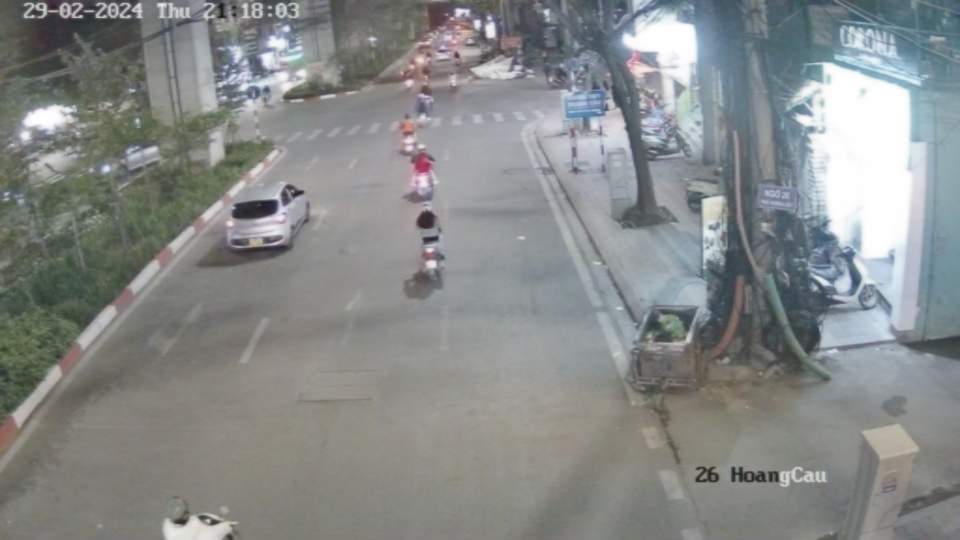
#> input picture shadow_remove/sample/19-iamges_ed/frame_1.png, 1920 x 1080 px (shown at 1/2 size); its folder holds only this picture in this run
$ python main.py   (older library calls are emulated)
#> lines starting #> are read from the running program, lines starting #| are printed output that depends on the picture
#> in main, origin_image is the input picture: shape (1080, 1920, 3); mean B, G, R 137, 137.7, 134.6
### shadow_remove/src/shadow.py
import cv2
import numpy as np


def shadow(origin_image, window_size):
#> called with window_size = 15
    S = []
    if len(origin_image.shape) == 3:
        for ch in range(len(origin_image.shape)):
            kernel = np.ones((window_size, window_size), np.uint8)
            min_image = cv2.erode(origin_image[:, :, ch], kernel)
            S.append(int(min_image.min()))
#> this loop made 3 passes
#> pass 1, in shadow, `min_image = cv2.erode(origin_image[:, :, ch], kernel)`:
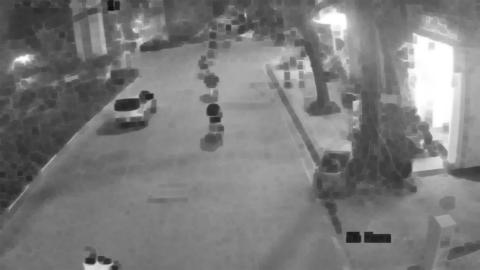
#> min_image: shape (1080, 1920) (shown at 1/4 size); min 17, max 255, mean 123
#> pass 3, in shadow, `min_image = cv2.erode(origin_image[:, :, ch], kernel)`:
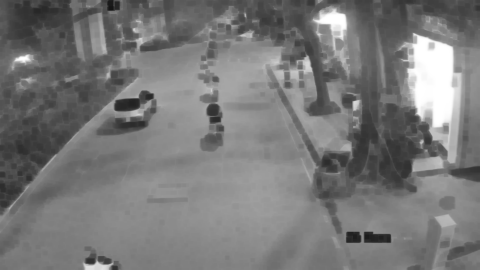
#> min_image: shape (1080, 1920) (shown at 1/4 size); min 21, max 255, mean 120.2
#> after the loop, S = [17, 21, 21]
    else:
        kernel = np.ones((window_size, window_size), np.uint8)
        min_image = cv2.erode(origin_image, kernel)
        S.append(int(min_image.min()))
    return S

### shadow_remove/src/shadow_remove.py
import cv2 as cv
import numpy as np
from src.boundary_constraint import boundary_constraint
from src.contextual_regularization import contextual_regularization
from src.atmospheric_scattering_model import atmospheric_scattering_model
from src.shadow import shadow
from libs.gf import guided_filter
from libs.fast_bilateral_solver.smothing import smoothing
from settings import SHADOW_REMOVE


class ShadowRemove:
    def __init__(self):
        self.window_size = SHADOW_REMOVE.get("WINDOW_SIZE")
        self.C0 = SHADOW_REMOVE.get("C0")
        self.C1 = SHADOW_REMOVE.get("C1")
        self.regularize_lambda = SHADOW_REMOVE.get("REGULARIZE_LAMBDA")
        self.sigma = SHADOW_REMOVE.get("SIGMA")
        self.delta = SHADOW_REMOVE.get("DELTA")
        self.epsilon = SHADOW_REMOVE.get("EPSILON")
        self.origin_image = None
        self.shadow_remove_image = None
        self.shadow = None
        self.trans = None
        self.Transmission = None

    def start(self, use_cont_regula=True, resize=None, filter_type="fbs"):
        if resize is not None:
            self.origin_image = cv.resize(self.origin_image, resize)
        self.shadow = shadow(self.origin_image, self.window_size)
#> self.shadow = [17, 21, 21]
        self.trans = boundary_constraint(self.origin_image, self.shadow, self.C0, self.C1, self.window_size)
        if use_cont_regula:
            if filter_type == "cr":
                self.Transmission = contextual_regularization(self.origin_image, self.trans, self.regularize_lambda,
                                                              self.sigma)
            elif filter_type == "guided_filter":
                self.Transmission = guided_filter(self.trans, self.trans, r=SHADOW_REMOVE.get("FILTER_R"),
                                                  eps=SHADOW_REMOVE.get("FILTER_EPS"))
            elif filter_type == "fbs":
                ref_img = np.array(list(map(lambda i: list(map(lambda j: [j], i)), self.trans)))
                new_trans = smoothing(
                    ref_img=ref_img,
                    lambd=SHADOW_REMOVE.get("FILTER_LAMBDA"), sigma_xy=SHADOW_REMOVE.get("FILTER_SIGMA_XY"),
                    sigma_l=SHADOW_REMOVE.get("FILTER_SIGMA_L"),
                    sigma_s=None, sigma_r=None
                )
                self.Transmission = new_trans.reshape(new_trans.shape[:2])

    def run(self):
        if self.Transmission is not None:
            self.shadow_remove_image = atmospheric_scattering_model(
                self.origin_image, self.Transmission, self.shadow, self.delta, self.epsilon)
        else:
            self.shadow_remove_image = atmospheric_scattering_model(
                self.origin_image, self.trans, self.shadow, self.delta, self.epsilon)

    # [19 lines left out: functions show, write, write_trans, not called in this run]

### shadow_remove/src/boundary_constraint.py
import cv2
import numpy as np


def boundary_constraint(origin_image, shadow, C0, C1, window_size):
#> called with C0 = -10, C1 = 255, window_size = 15
    if len(origin_image.shape) == 3:

        t_b = np.maximum((shadow[0] - origin_image[:, :, 0].astype(np.float)) / (shadow[0] - C0),
                         (shadow[0] - origin_image[:, :, 0].astype(np.float)) / (shadow[0] - C1))
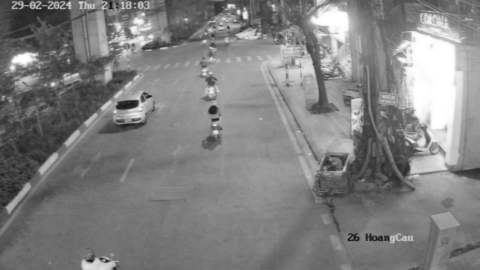
#> t_b: shape (1080, 1920) float64 (shown at 1/4 size); min 0, max 1, mean 0.504
        t_g = np.maximum((shadow[1] - origin_image[:, :, 1].astype(np.float)) / (shadow[1] - C0),
                         (shadow[1] - origin_image[:, :, 1].astype(np.float)) / (shadow[1] - C1))
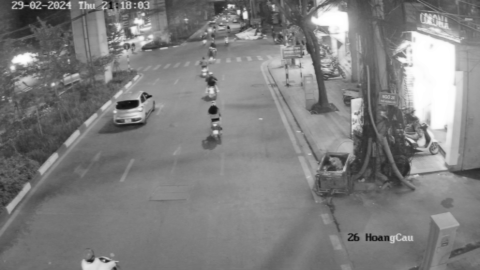
#> t_g: shape (1080, 1920) float64 (shown at 1/4 size); min 0, max 1, mean 0.499
        t_r = np.maximum((shadow[2] - origin_image[:, :, 2].astype(np.float)) / (shadow[2] - C0),
                         (shadow[2] - origin_image[:, :, 2].astype(np.float)) / (shadow[2] - C1))
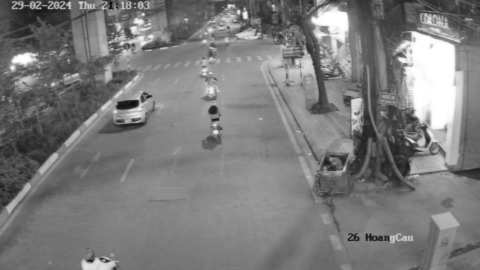
#> t_r: shape (1080, 1920) float64 (shown at 1/4 size); min 0, max 1, mean 0.485

        max_value = np.maximum(np.maximum(t_b, t_g), t_r)

        transmission = np.minimum(max_value, 1)
    else:
        transmission = np.maximum((shadow[0] - origin_image.astype(np.float)) / (shadow[0] - C0),
                                  (shadow[0] - origin_image.astype(np.float)) / (shadow[0] - C1))
        transmission = np.minimum(transmission, 1)

    kernel = np.ones((window_size, window_size), np.float)
    transmission = cv2.morphologyEx(transmission, cv2.MORPH_CLOSE, kernel=kernel)
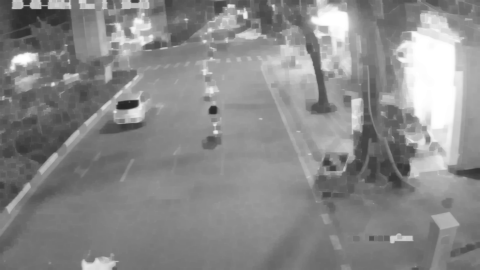
#> transmission: shape (1080, 1920) float64 (shown at 1/4 size); min 0.151, max 1, mean 0.54
    return transmission

### shadow_remove/libs/fast_bilateral_solver/FastBilateralSolver.py
import numpy as np
import scipy.sparse as sparse

# Progress bar
from tqdm import tqdm

from libs.fast_bilateral_solver.utils \
    import get_vertex_from_coord, get_coord_from_vertex, build_pyramid, build_P, build_z_weight


class BilateralGrid:

    def __init__(self, ref_img, sigma):
        """Initialize a bilateral grid with a reference image and a standard deviation vector."""
        self.ref_img = ref_img
        self.sigma = sigma

        self.compute_everything()

    def compute_everything(self):
        """Perform all computations necessary for the fast bilateral solver."""
        self.compute_useful_stuff()
        self.compute_splat()
        self.compute_blur()
        self.compute_bistochastization()
        self.compute_pyramid_space()

    def compute_useful_stuff(self):
        """Translate the pixels of a 2d image into D-dimensional positions."""
        # Spatial coordinates of all the image pixels
        self.x_ref_img = np.indices(self.ref_img.shape[:2])[0].flatten()
        self.y_ref_img = np.indices(self.ref_img.shape[:2])[1].flatten()

        # Positions (coordinates + values) of all the image pixels
        self.pos_ref_img = np.hstack([
            self.x_ref_img[:, None],
            self.y_ref_img[:, None],
            self.ref_img[self.x_ref_img, self.y_ref_img]
        ])

        # Dimension of the position: 2 + number of channels
        self.D = 2 + self.ref_img.shape[2]

        # Shape of the D-dimensional bilateral grid:
        # - sizes of the coordinate axes
        # - sizes of the value axes
        self.grid_shape = np.hstack([
            np.ceil(self.ref_img.shape[:2] / self.sigma[:2]) + 1,
            np.ceil(self.ref_img.max() / self.sigma[2:]) + 1
        ]).astype(int)
#> self.grid_shape = [109, 193, 2]

        # Number of pixels and vertices
        self.n_pixels = np.prod(self.ref_img.shape[:2])
        self.n_vertices = np.prod(self.grid_shape)
#> self.n_vertices = 42074

    def compute_splat(self):
        """Compute the splat matrix: links pixels to the associated vertices in the grid."""
        tqdm(desc="Splat matrix computation")

        # Positions of the nearest neighbor vertices associated with each image pixel
        self.pos_grid = np.rint(self.pos_ref_img / self.sigma).astype(int)
        # Indices of the nearest neighbor vertices
        self.nearest_neighbors = get_vertex_from_coord(self.pos_grid, self.grid_shape)
#> in get_vertex_from_coord, `grid_shape = np.array(grid_shape)`: grid_shape = [109, 193, 2]
#> in get_vertex_from_coord, `prod = np.cumprod(grid_shape[::-1])[::-1][1:][:, None]`: prod = [386, 2]

        # Vertices that are nearest neighbor to at least one pixel
        # (all the other vertices of the grid are useless)
        self.useful_vertices = np.sort(np.unique(self.nearest_neighbors))
        self.n_useful_vertices = len(self.useful_vertices)
#> self.n_useful_vertices = 21037

        # Dictionary of coordinates for useful vertices
        self.useful_vertex_to_coord = get_coord_from_vertex(self.useful_vertices, self.grid_shape)
#> in get_coord_from_vertex, `grid_shape = np.array(grid_shape)`: grid_shape = [109, 193, 2]
#> in get_coord_from_vertex, `prod = np.cumprod(grid_shape[::-1])[::-1][1:][:, None]`: prod = [386, 2]
        # Dictionary of indices for useful vertices
        self.useful_vertex_to_ind = np.empty(self.n_vertices)
        self.useful_vertex_to_ind[self.useful_vertices] = np.arange(self.n_useful_vertices)

        # Record if a given vertex is useful (comes in handy for slicing)
        self.vertex_is_useful = np.zeros(self.n_vertices)
        self.vertex_is_useful[self.useful_vertices] = 1

        # Construction of the splat matrix: (vertex, pixel) => neighbor?
        row_ind = self.useful_vertex_to_ind[self.nearest_neighbors]
        col_ind = np.arange(self.n_pixels)
        data = np.ones_like(row_ind)
        self.S = sparse.csr_matrix(
            (data, (row_ind, col_ind)), shape=(self.n_useful_vertices, self.n_pixels)
        )

    def compute_blur(self):
        """Compute the blur matrix: superposition of (1, 2, 1) filters on the bilateral grid."""
        B = sparse.lil_matrix((self.n_useful_vertices, self.n_useful_vertices))
        # Fill the diagonal of the blur matrix
        B[np.arange(self.n_useful_vertices), np.arange(self.n_useful_vertices)] = 2 * self.D

        # List all the +-1 coordinate changes possible in D dimensions
        possible_neighbor_steps = [
                                      np.array([0] * dim + [1] + [0] * (self.D - dim - 1))
                                      for dim in range(self.D)
                                  ] + [
                                      np.array([0] * dim + [-1] + [0] * (self.D - dim - 1))
                                      for dim in range(self.D)
                                  ]

        for neighbor_step in tqdm(possible_neighbor_steps, desc="Blur matrix computation"):
            # Compute the +-1 neighbors only for the useful vertices
            neighbors_coord = self.useful_vertex_to_coord + neighbor_step

            # Check whether these neighbors are still in the grid
            neighbors_exist = True
            for dim, dim_size in enumerate(self.grid_shape):
                neighbors_exist = (
                        neighbors_exist &
                        (neighbors_coord[:, dim] >= 0) &
                        (neighbors_coord[:, dim] < dim_size)
                )

            # Select only the vertices whose neighbors are still in the grid
            vertices_with_existing_neighbors = self.useful_vertices[neighbors_exist]
            existing_neighbors_coord = neighbors_coord[neighbors_exist]
            existing_neighbors_vertices = get_vertex_from_coord(existing_neighbors_coord, self.grid_shape)

            # Select only the vertices whose neighbors are also useful
            neighbors_among_useful = self.vertex_is_useful[existing_neighbors_vertices].astype(bool)
            vertices_with_useful_neighbors = vertices_with_existing_neighbors[neighbors_among_useful]
            useful_neighbors_vertices = existing_neighbors_vertices[neighbors_among_useful]

            # Construct splat matrix: (vertex, vertex) => filter coefficient
            row_ind = self.useful_vertex_to_ind[vertices_with_useful_neighbors]
            col_ind = self.useful_vertex_to_ind[useful_neighbors_vertices]
            B[row_ind, col_ind] = 1

        self.B = B.tocsr()

    def compute_bistochastization(self, iterations=20):
        """Compute diagonal bistochastization matrices."""
#> called with iterations = 20
        tqdm(desc="Bistochastization")
        m = self.S.dot(np.ones(self.S.shape[1]))
        n = np.ones(self.B.shape[1])
        for it in range(iterations):
            new_n = np.sqrt((n * m) / (self.B.dot(n)))
            if np.linalg.norm(new_n - n) < 1e-5:
                break
            else:
                n = new_n
        Dn = sparse.diags(n)
        Dm = sparse.diags(m)

        self.Dn, self.Dm = Dn, Dm

    def compute_pyramid_space(self):
        """Compute pyramidal decomposition."""
        self.S_pyr = build_pyramid(self.useful_vertex_to_coord)
        self.P = build_P(self.S_pyr)
        self.z_weight_init = build_z_weight(self.S_pyr, alpha=4, beta=0)
        self.z_weight_precond = build_z_weight(self.S_pyr, alpha=2, beta=5)

### shadow_remove/libs/fast_bilateral_solver/utils.py
# Math libraries
import numpy as np
import scipy.sparse as sparse
import scipy.sparse.linalg as spalg

# Progress bar
from tqdm import tqdm, trange


def get_coord_from_vertex(v, grid_shape):
    """Get the coordinates of a grid vertex from its index."""
    v = np.array(v)
    grid_shape = np.array(grid_shape)
    prod = np.cumprod(grid_shape[::-1])[::-1][1:][:, None]
    first_coord = (v // prod) % grid_shape[:-1][:, None]
    last_coord = v % grid_shape[-1]
    return np.vstack([first_coord, last_coord]).T


def get_vertex_from_coord(coord, grid_shape):
    """Get the index of a grid vertex from its coordinates."""
    coord = np.array(coord)
    grid_shape = np.array(grid_shape)
    prod = np.cumprod(grid_shape[::-1])[::-1][1:][:, None]
    return (coord[:, :-1].dot(prod) + coord[:, -1:])[:, 0]


def prec_conj_grad(A, b, init, M_1, channel=0, iterations=25):
    """Perform preconditioned conjugate gradient descent."""
    x = init
    r = b - A.dot(x)
    d = M_1(r)
    delta_new = r.dot(d)
    for it in trange(iterations, desc="Conjugate gradient - channel {}".format(channel)):
        q = A.dot(d)
        alpha = delta_new / d.dot(q)
        x = x + alpha * d
        r = r - alpha * q
        s = M_1(r)
        delta_old = delta_new
        delta_new = r.dot(s)
        beta = delta_new / delta_old
        d = s + beta * d
    return x


def M_jacobi(y, A):
    print("jac")
    return y / A.diagonal()


def bilateral_representation(V, sigma):
    """Compute a bilateral splat matrix for a matrix V of abstract pixels positions."""
    D = V.shape[1]
    grid_shape = np.ceil((V.max(axis=0) / sigma) + 1).astype(int)

    n_abstract_pixels = len(V)
    n_vertices = np.prod(grid_shape)

    pos_grid = np.rint(V / sigma).astype(int)

    # Positions of the nearest neighbor vertices associated with each abstract pixel
    nearest_neighbors = get_vertex_from_coord(pos_grid, grid_shape)
    # Vertices that are nearest neighbor to at least one pixel
    # (all the other vertices of the grid are useless)
    useful_vertices = np.sort(np.unique(nearest_neighbors))
    n_useful_vertices = len(useful_vertices)

    # Dictionary of indices for useful vertices
    useful_vertex_to_ind = np.empty(n_vertices)
    useful_vertex_to_ind[useful_vertices] = np.arange(n_useful_vertices)

    # Construction of the splat matrix: (vertex, abstract pixel) => neighbor?
    row_ind = useful_vertex_to_ind[nearest_neighbors]
    col_ind = np.arange(n_abstract_pixels)
    data = np.ones_like(row_ind)
    S = sparse.csr_matrix(
        (data, (row_ind, col_ind)), shape=(n_useful_vertices, n_abstract_pixels)
    )

    # Positions of the useful vertices from the grid
    new_V = get_coord_from_vertex(useful_vertices, grid_shape)

    return S, new_V


def build_pyramid(useful_vertex_to_coord):
    """Construct a pyramid of ever coarser splat matrices."""
    tqdm(desc="Pyramid space construction")
    V = useful_vertex_to_coord
    S_pyr = []
    while len(V) > 1:
        Sk, V = bilateral_representation(V, 2 * np.ones(V.shape[1]))
        S_pyr.append(Sk)
#> this loop made 9 passes
#> (n_abstract_pixels in bilateral_representation, n_vertices in bilateral_representation, n_useful_vertices in bilateral_representation) on passes 1 to 5: (21037, 5335, 5335), (5335, 1372, 1372), (1372, 375, 375), (375, 104, 104), (104, 35, 35)
#> after the loop, S_pyr = 9 items
    return S_pyr


def build_P(S_pyr):
    """Deduce the hierarchical projection matrix from the pyramid of splat matrices."""
    prod = sparse.eye(S_pyr[0].shape[1])
    P = prod
    for s in S_pyr:
        prod = s.dot(prod)
        P = sparse.vstack([P, prod])
#> this loop made 9 passes
    return P


def build_z_weight(S_pyr, alpha, beta):
    """Compute weights for all the stages of the pyramid space."""
#> called with alpha = 4, beta = 0
    z_weight = np.ones(S_pyr[0].shape[1])
    for k, s in enumerate(S_pyr):
        z_weight = np.hstack([
            z_weight,
            (alpha ** (- beta - k - 1)) * np.ones(s.shape[0])
        ])
    return z_weight


def M_hier(y, A, P, z_weight):
    """Compute hierarchical preconditioner."""
    z_size, y_size = P.shape

    P1 = P.dot(np.ones(y_size))
    Py = P.dot(y)
    PA = P.dot(A.diagonal())

    return P.T.dot(z_weight * P1 * Py / PA)


def y_hier(S, C, T, P, z_weight):
    """Compute hierarchical initialization."""
    z_size, y_size = P.shape

    P1 = P.dot(np.ones(y_size))
    PSc = P.dot(S.dot(C))
    PSct = P.dot(S.dot(C * T))

    y_init = (
            P.T.dot(z_weight * PSct / P1) /
            P.T.dot(z_weight * PSc / P1)
    )

    return y_init


def solve(bilateral_grid, C, T, lambd, precond_init_method="hierarchical", channel=0):
    """Solve a least squares problem
    from its bistochastized splat-blur-slice decomposition
    using the preconditioned conjugate gradient."""
    # Retrieve information from the bilateral grid object
    S, B = bilateral_grid.S, bilateral_grid.B
    Dn, Dm = bilateral_grid.Dn, bilateral_grid.Dm

    # Compute the coefficients of the least-squares problem min Ax^2 + bx + c
    A = lambd * (Dm - Dn.dot(B).dot(Dn)) + sparse.diags(S.dot(C))
    b = S.dot(C * T)
    c = 0.5 * (C * T).dot(T)

    # Apply chosen preconditioning and initialization
    if precond_init_method == "simple":
        # Define initial vector and preconditioning function
        y_init = S.dot(C * T) / np.clip(S.dot(C), a_min=1, a_max=None)

        def M_1(y):
            return M_jacobi(y, A)

    elif precond_init_method == "hierarchical":
        # Retrieve pyramid information from the bilateral grid object
        P = bilateral_grid.P
        z_weight_init = bilateral_grid.z_weight_init
        z_weight_precond = bilateral_grid.z_weight_precond
        # Define initial vector and preconditioning function
        y_init = y_hier(S, C, T, P, z_weight_init)

        def M_1(y):
            return M_hier(y, A, P, z_weight_precond)

    else:
        raise ValueError("Wrong preconditioning")

    # Compute the optimal solution
    y_opt = prec_conj_grad(A, b, init=y_init, M_1=M_1, channel=channel)
    return y_opt


# [70 lines left out: functions box_filter_recursive_sparse, smooth_cols, smooth_rows, domain_transform, not called in this run]

### shadow_remove/libs/fast_bilateral_solver/smothing.py

import numpy as np

from libs.fast_bilateral_solver.FastBilateralSolver import BilateralGrid
from libs.fast_bilateral_solver.utils \
    import solve, domain_transform


def smoothing(
        ref_img,
        # Bilateral solver parameters
        lambd, sigma_xy, sigma_l=None, sigma_rgb=None,
        # Domain transform parameters
        sigma_s=None, sigma_r=None, dt_it=None
):
    # Choose the right set of standard deviations
    if ref_img.shape[2] == 1:
        sigma = np.array([sigma_xy, sigma_xy, sigma_l])
    elif ref_img.shape[2] == 3:
        sigma = np.array([sigma_xy, sigma_xy, sigma_rgb, sigma_rgb, sigma_rgb])

    # Create the bilateral grid
    bilateral_grid = BilateralGrid(ref_img, sigma)
#> the loop in build_z_weight (call 2), `for k, s in enumerate(S_pyr):` made 9 passes
    S, B = bilateral_grid.S, bilateral_grid.B

    # The target image is the same as the reference image
    target_img = ref_img
    new_img = np.empty_like(target_img)

    # Perform smoothing channel by channel
    for channel in range(target_img.shape[2]):
        T = target_img[:, :, channel].flatten()
        # The confidence in each pixel of the target is the same
        C = np.ones_like(T)

        # Compute bilateral space solution
        y = solve(bilateral_grid, C, T, lambd, channel=channel)
        # Go back to pixel space
        x = S.T.dot(y).reshape(ref_img.shape[:2])

        # Fill the corresponding channel of the new image
        new_img[:, :, channel] = x
#> this loop made 1 pass
#> c in solve on pass 1: 326897.3
#> pass 1, in smoothing, `x = S.T.dot(y).reshape(ref_img.shape[:2])`:
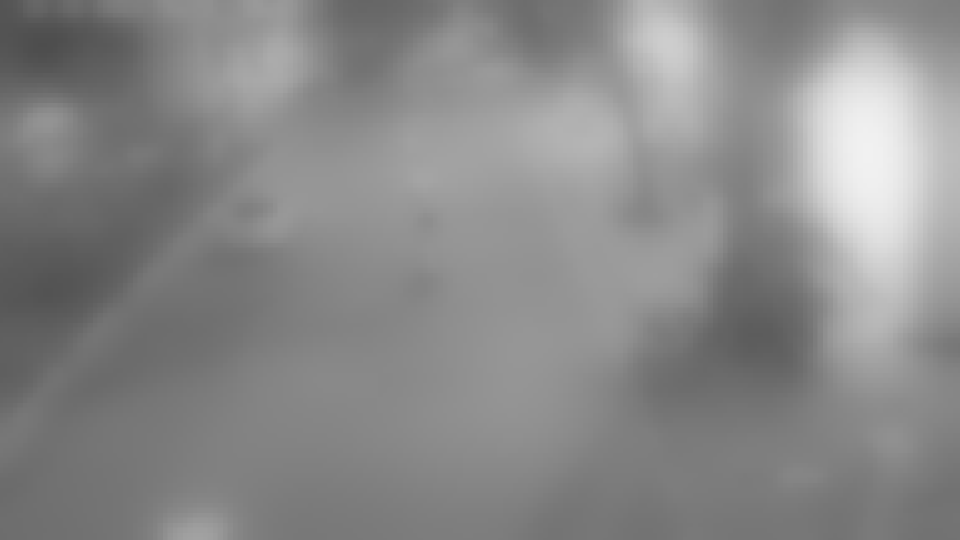
#> x: shape (1080, 1920) float64 (shown at 1/2 size); min 0.306, max 0.946, mean 0.54

    # Apply domain transform if needed
    if sigma_s is not None and sigma_r is not None:
        new_img = domain_transform(
            I0=new_img, I_ref=new_img,
            sigma_s=sigma_s, sigma_r=sigma_r, N_it=dt_it,
        )

    return new_img

### shadow_remove/src/atmospheric_scattering_model.py

import numpy as np
import copy


def atmospheric_scattering_model(origin_image, transmission, shadow, delta=0.85, epsilon=0.1):
    '''
    :param origin_image: Shadow input image
    :param transmission: estimated transmission
    :param shadow: estimated Shadow
    :param delta: fineTuning parameter for shadow --> default = 0.85
    :return: result --> Shadow removed image
    '''
#> called with delta = 0.85, epsilon = 0.1

    # This function will implement equation(3) in the paper
    # " https://www.cv-foundation.org/openaccess/content_iccv_2013/papers/Meng_Efficient_Image_Dehazing_2013_ICCV_paper.pdf "

    Transmission = pow(np.maximum(abs(transmission), epsilon), delta)
#> (the rest of the program and of its run is left out)
